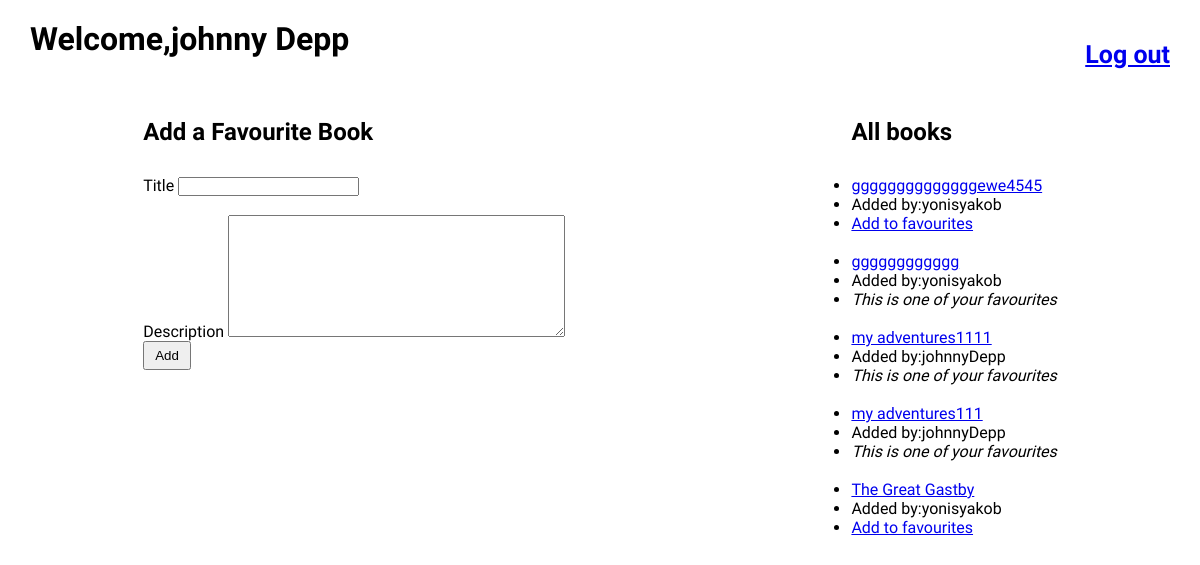
Page /books (signed in) on the committed database.
### fav_books_app/models.py (models this page shows)
class User(models.Model):
    first_name = models.CharField(max_length=255)
    last_name = models.CharField(max_length=255)
    email=models.CharField(max_length=255)
    password=models.CharField(max_length=255)
    created_at = models.DateTimeField(auto_now_add=True)
    updated_at = models.DateTimeField(auto_now=True)
    objects=UserManager()

class Book(models.Model):
    title = models.CharField(max_length=255)
    desc=models.TextField(null=True)
    created_at = models.DateTimeField(auto_now_add=True)
    updated_at = models.DateTimeField(auto_now=True)
    uploaded_by = models.ForeignKey(User, related_name="books_uploaded", on_delete = models.CASCADE)
    users_who_like = models.ManyToManyField(User, related_name="liked_books")
    objects=BookManager()

### fav_books_app/views.py (the view)
# urls.py: path('books', views.books_page ),
def books_page(request):
    if "email" not in request.session:
        return redirect('/')
    log_user=User.objects.get(first_name=request.session['first_name'])
    context={"current_user":log_user,
            "all_users":User.objects.all(),
            "all_books":Book.objects.all(),
            }
    return render(request,'books.html',context)

### fav_books_app/templates/books.html (shortened to what this page needs)
<!DOCTYPE html>
<html lang="en">
<head>
    {% load static  %}
    <link rel="stylesheet" href="{% static 'css/style.css' %}">
</head>
<body>
    <div class="welcome">
        <h1 style="margin-left: 30px;">Welcome,{{current_user.first_name}} {{current_user.last_name }} </h1>
        <a style="font-size: 25px;font-weight: 600;margin-right: 30px;" href="/clear">Log out</a>
    </div>
    <div class="container">
        <div class="add-fav-book">
            <h2>Add a Favourite Book</h2>
            <form style="text-align:start;" action="/add_fav_book" method="post">
                <p><label for="title">Title</label>
                    <input type="text" name="title"></p><br>
                <p><label for="desc">Description</label>
                    <textarea name="desc" id="" cols="40" rows="8"></textarea></p>
                <button style="padding: 5px 10px;" type="submit">Add</button>
            </form>
        </div>
        <div class="all-books">
            <h2>All books</h2>
            {% for book in all_books %}
            <ul>
                <li><a href="/books/{{book.id}}">{{book.title}}</a></li>
                <li>Added by:{{book.uploaded_by.first_name}}{{book.uploaded_by.last_name}}</li>
                {% if book in current_user.liked_books.all %}
                <li><em>This is one of your favourites</em></li>
                {%else %}
                <li><a href="/favourites/{{book.id}}/{{current_user.id}}">Add to favourites</a></li>
                {%endif %}
            </ul>
            <br>
            {% endfor %}
        </div>
    </div>
</body>
</html>

### fav_books_app/static/css/style.css (style rules this page uses)
* { margin: 0;padding: 0; }
body { font-family: 'Balsamiq Sans', cursive; }
.welcome { display: flex;justify-content: space-between;align-items: center;margin-top: 20px; }
.container { display: flex;justify-content: space-around;margin-top: 30px; }
h1 , h2 { margin-bottom: 30px; }

### rows in the picture
User: first_name "johnny", last_name "Depp"
Book: title "ggggggggggggggewe4545", uploaded_by.first_name "yonis", uploaded_by.last_name "yakob"
Book: title "gggggggggggg", uploaded_by.first_name "yonis", uploaded_by.last_name "yakob", shows "This is one of your favourites"
Book: title "my adventures1111", uploaded_by.first_name "johnny", uploaded_by.last_name "Depp", shows "This is one of your favourites"
Book: title "my adventures111", uploaded_by.first_name "johnny", uploaded_by.last_name "Depp", shows "This is one of your favourites"
Book: title "The Great Gastby", uploaded_by.first_name "yonis", uploaded_by.last_name "yakob"
